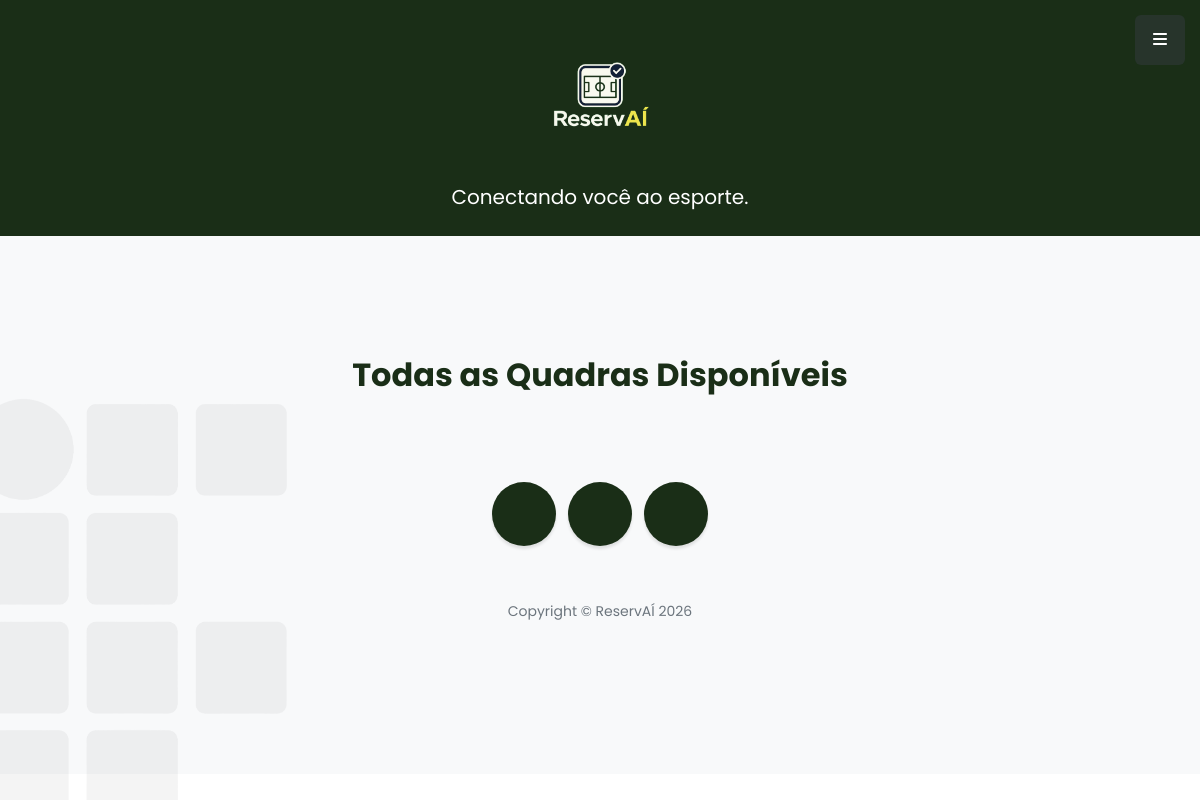
The page /quadras.php on the database as committed earlier.
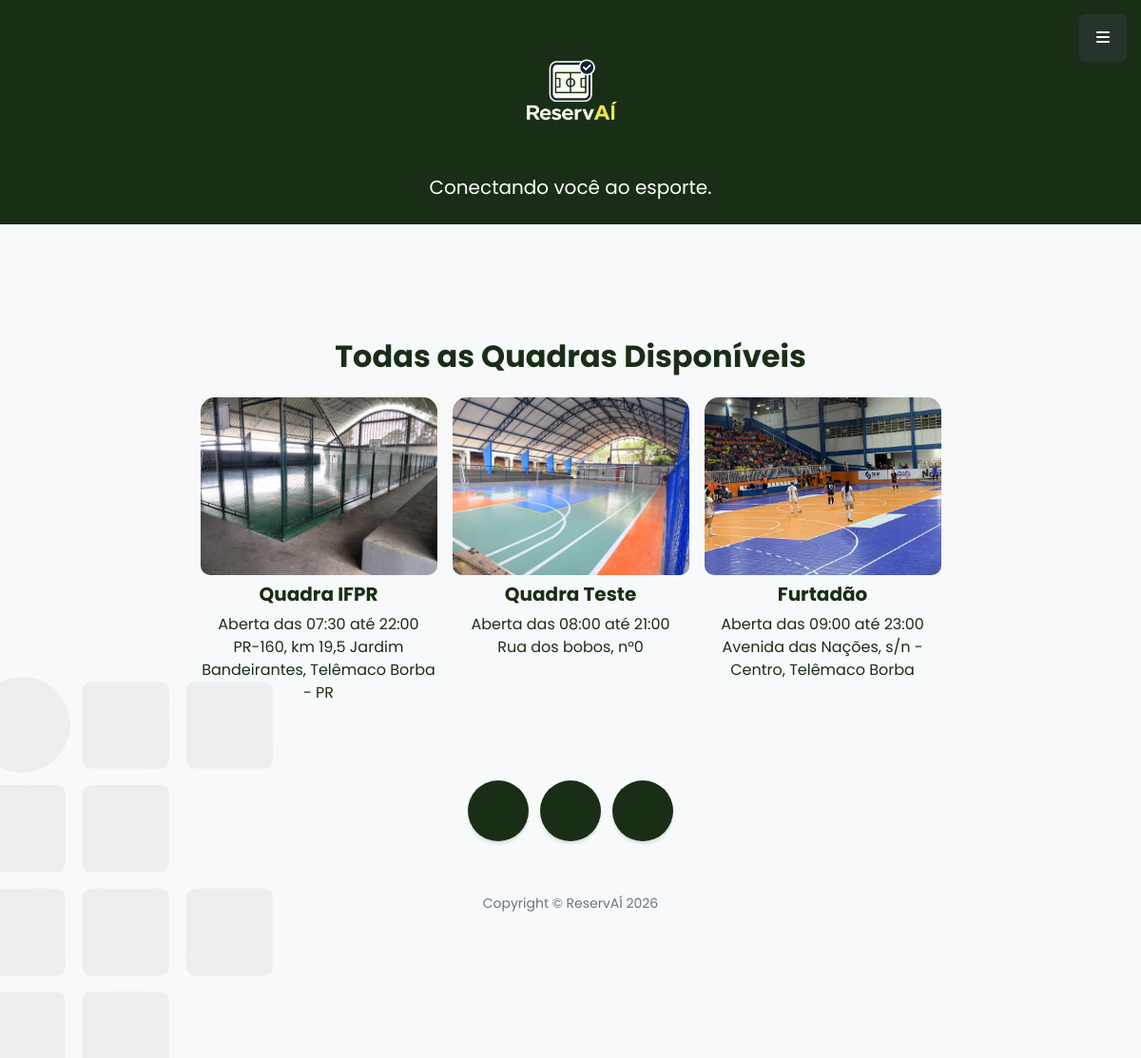
The same page on the database as committed later.
### tables this page shows
CREATE TABLE `quadras` (
  `idQuadra` int(11) NOT NULL,
  `fotoQuadra` varchar(200) NOT NULL,
  `nomeQuadra` varchar(100) NOT NULL,
  `esportes` varchar(100) NOT NULL,
  `localizacao` varchar(100) NOT NULL,
  `horarioAbertura` time NOT NULL,
  `horarioFechamento` time NOT NULL
);

### quadras.php (the view, shortened to what this page needs)
<?php include "header.php" ?>
<div class="d-flex justify-content-center mb-3">
    <h2>Todas as Quadras Disponíveis</h2>
</div>
<?php
    $listarQuadras = "SELECT * FROM Quadras";
    include "conexaoBD.php";
    $res          = mysqli_query($conn, $listarQuadras) or die("Erro ao tentar listar Quadras!");
    echo "<div class='row gx-3 gy-3 justify-content-center'>";
    while($Quadra = mysqli_fetch_assoc($res)){
        $idQuadra   = $Quadra['idQuadra'];
        $fotoQuadra = $Quadra['fotoQuadra'];
        $nomeQuadra = $Quadra['nomeQuadra'];
        $localizacao = $Quadra['localizacao'];
        $horarioAbertura = $Quadra['horarioAbertura'];
        $horarioFechamento = $Quadra['horarioFechamento'];
        $horarioAberturaCortada =  substr($horarioAbertura, 0, 5);
        $horarioFechamentoCortada = substr($horarioFechamento, 0, 5);
        echo "
            <div class='col-6 col-sm-4 col-md-3'>
                <a class='portfolio-item text-decoration-none' href='formReservaQuadra.php?idQuadra=$idQuadra' style='border-radius: 15px; overflow: hidden; display: block;' title='Clique aqui para reservar a $nomeQuadra'>
                    <div class='caption-content mb-2' style='aspect-ratio: 4/3; overflow: hidden; border-radius: 10px;'>
                        <img class='img-fluid w-100 h-100' src='$fotoQuadra' style='object-fit: cover;'/>
                    </div>
                    <div class='h5 text-center' style='color: #1a2e17;'>$nomeQuadra</div>
                    <div class='p text-center' style='color: #1a2e17;'>Aberta das $horarioAberturaCortada até $horarioFechamentoCortada</div>
                    <div class='p text-center' style='color: #1a2e17;'>$localizacao</div>
                </a>
            </div>
        ";
    }
    echo "</div>";
?>
<?php include "footer.php" ?>

### header.php (shortened to what this page needs)
<!DOCTYPE html>
<html lang="pt-br">
    <head>
        <link href="https://cdnjs.cloudflare.com/ajax/libs/simple-line-icons/2.5.5/css/simple-line-icons.min.css" rel="stylesheet" />
        <link href="css/styles.css" rel="stylesheet" />
    </head>
    <body id="page-top">
<a class="menu-toggle rounded" href="#"><i class="fas fa-bars"></i></a>
        <header class="py-2" id="menu" style="background-color: #1a2e17;">
            <div class="container px-4 px-lg-5 my-3">
                <div class="text-center text-white">
                    <img src="assets/img/reservai_logo2.png" style="width: 150px" class="pb-2">
                    <p class="lead fw-normal text-white mb-0 audiowide-regular">Conectando você ao esporte.</p>
                </div>
            </div>
        </header>
        <section class="content-section bg-light" id="about">
            <div class="container px-4 px-lg-5 text-center">

### footer.php (shortened to what this page needs)
        <footer class="footer text-center">
            <div class="container px-4 px-lg-5">
                <ul class="list-inline mb-5">
                    <li class="list-inline-item">
                        <a class="social-link rounded-circle text-white mr-3" href="mailto:20241tbor0020025@estudantes.ifpr.edu.br" title="Entre em contato"><i class="icon-envelope"></i></a>
                    </li>
                    <li class="list-inline-item">
                        <a class="social-link rounded-circle text-white mr-3" href="#!"><i class="icon-social-instagram"></i></a>
                    </li>
                    <li class="list-inline-item">
                        <a class="social-link rounded-circle text-white" href="https://github.com/giqueji09/esporte.iftech.git"><i class="icon-social-github"></i></a>
                    </li>
                </ul>
                <p class="text-muted small mb-0">Copyright &copy; ReservAÍ 2026</p>
            </div>
        </footer>
    </body>
</html>

Rows that differ between the two databases and show on the page:
added quadras: fotoQuadra (picture), nomeQuadra "Quadra IFPR", horarioAbertura "07:30", horarioFechamento "22:00", localizacao "PR-160, km 19,5 Jardim Bandeirantes, Telêmaco Borba - PR"
added quadras: fotoQuadra (picture), nomeQuadra "Quadra Teste", horarioAbertura "08:00", horarioFechamento "21:00", localizacao "Rua dos bobos, n°0"
added quadras: fotoQuadra (picture), nomeQuadra "Furtadão", horarioAbertura "09:00", horarioFechamento "23:00", localizacao "Avenida das Nações, s/n - Centro, Telêmaco Borba"
